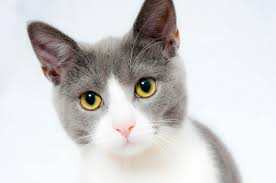
#> input picture temp.jpg, 276 x 183 px
$ python -i streamlit_app.py   (imports and definitions only)
#> lines starting #> are read from the running program, lines starting #| are printed output that depends on the picture; after the words box and inside, x2 and y2 are one past the last pixel; in counts of white or black regions, pixels touching at a corner belong together
import os
import cv2
import numpy as np
import pandas as pd
import base64
import matplotlib.pyplot as plt
import pickle
import streamlit as st
import json
from scipy.fftpack import dct
from PIL import Image
import io

# ---------------------- Feature Extraction ----------------------
def extract_features(img_path):
#> called with img_path = 'temp.jpg'
    img = cv2.imread(img_path)
#> img is the input picture: shape (183, 276, 3); mean B, G, R 208.1, 207.9, 209.7
    if img is None:
        return None

    features = {}
    features['file_size'] = os.path.getsize(img_path)
    features['width'] = img.shape[1]
    features['height'] = img.shape[0]
    features['channels'] = img.shape[2]
    features['mean'] = img.mean()
    features['std'] = img.std()

    chans = cv2.split(img)
    colors = ('b', 'g', 'r')
    for i, chan in enumerate(chans):
        hist = cv2.calcHist([chan], [0], None, [64], [0, 256])
        hist = cv2.normalize(hist, hist).flatten()
        features[f'hist_mean_{colors[i]}'] = np.mean(hist)
#> this loop made 3 passes
#> after the loop, features = 9 items

    pil_img = Image.open(img_path)
    if pil_img.mode == "RGBA":
        pil_img = pil_img.convert("RGB")
#> pil_img: PIL image 276x183 RGB
    buf = io.BytesIO()
    pil_img.save(buf, format='JPEG', quality=50)
    compressed_size = len(buf.getvalue())
    features['compression_ratio'] = features['file_size'] / compressed_size

    gray = cv2.cvtColor(img, cv2.COLOR_BGR2GRAY)
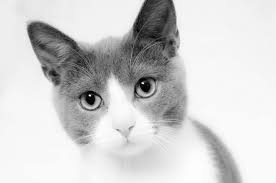
#> gray: shape (183, 276); min 0, max 255, mean 208.6
    dct_trans = dct(dct(gray.astype(float), axis=0), axis=1)
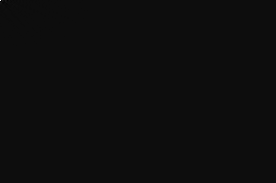
#> dct_trans: shape (183, 276) float64; min -2292343.2, max 42141708, mean 906.7; drawn with min black and max white
    features['dct_energy'] = np.sum(np.square(dct_trans)) / (features['width'] * features['height'])

    edges = cv2.Canny(gray, 100, 200)
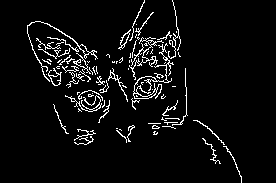
#> edges: shape (183, 276); 5.4% white in thin lines or dots, all inside (x1, y1, x2, y2) = (27, 0, 242, 183)
    features['edge_density'] = np.sum(edges > 0) / (features['width'] * features['height'])

    return pd.DataFrame([features])

# ---------------------- Streamlit UI ----------------------
# [73 lines not run here, left out]

>>> result = extract_features('temp.jpg')
#> result = table of 1 rows and 12 columns
